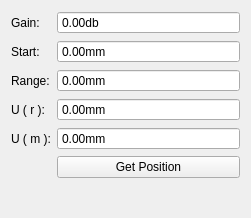
<?xml version="1.0" encoding="UTF-8"?>
<ui version="4.0">
 <class>TOFDPropertiesWidget</class>
 <widget class="QWidget" name="TOFDPropertiesWidget">
  <property name="geometry">
   <rect>
    <x>0</x>
    <y>0</y>
    <width>251</width>
    <height>218</height>
   </rect>
  </property>
  <property name="windowTitle">
   <string>Form</string>
  </property>
  <layout class="QFormLayout" name="formLayout">
   <item row="0" column="0">
    <widget class="QLabel" name="gainLabel">
     <property name="text">
      <string>Gain:</string>
     </property>
    </widget>
   </item>
   <item row="0" column="1">
    <widget class="QDoubleSpinBox" name="gainDoubleSpinBox">
     <property name="sizePolicy">
      <sizepolicy hsizetype="Expanding" vsizetype="Fixed">
       <horstretch>0</horstretch>
       <verstretch>0</verstretch>
      </sizepolicy>
     </property>
     <property name="buttonSymbols">
      <enum>QAbstractSpinBox::NoButtons</enum>
     </property>
     <property name="suffix">
      <string>db</string>
     </property>
    </widget>
   </item>
   <item row="1" column="0">
    <widget class="QLabel" name="startLlabel">
     <property name="text">
      <string>Start:</string>
     </property>
    </widget>
   </item>
   <item row="1" column="1">
    <widget class="QDoubleSpinBox" name="startDoubleSpinBox">
     <property name="sizePolicy">
      <sizepolicy hsizetype="Expanding" vsizetype="Fixed">
       <horstretch>0</horstretch>
       <verstretch>0</verstretch>
      </sizepolicy>
     </property>
     <property name="buttonSymbols">
      <enum>QAbstractSpinBox::NoButtons</enum>
     </property>
     <property name="suffix">
      <string>mm</string>
     </property>
    </widget>
   </item>
   <item row="2" column="0">
    <widget class="QLabel" name="rangeLabel">
     <property name="text">
      <string>Range:</string>
     </property>
    </widget>
   </item>
   <item row="2" column="1">
    <widget class="QDoubleSpinBox" name="rangeDoubleSpinBox">
     <property name="sizePolicy">
      <sizepolicy hsizetype="Expanding" vsizetype="Fixed">
       <horstretch>0</horstretch>
       <verstretch>0</verstretch>
      </sizepolicy>
     </property>
     <property name="buttonSymbols">
      <enum>QAbstractSpinBox::NoButtons</enum>
     </property>
     <property name="suffix">
      <string>mm</string>
     </property>
    </widget>
   </item>
   <item row="3" column="0">
    <widget class="QLabel" name="urLabel">
     <property name="text">
      <string>U ( r ):</string>
     </property>
    </widget>
   </item>
   <item row="3" column="1">
    <widget class="QDoubleSpinBox" name="urDoubleSpinBox">
     <property name="sizePolicy">
      <sizepolicy hsizetype="Expanding" vsizetype="Fixed">
       <horstretch>0</horstretch>
       <verstretch>0</verstretch>
      </sizepolicy>
     </property>
     <property name="buttonSymbols">
      <enum>QAbstractSpinBox::NoButtons</enum>
     </property>
     <property name="suffix">
      <string>mm</string>
     </property>
    </widget>
   </item>
   <item row="4" column="0">
    <widget class="QLabel" name="umLabel">
     <property name="text">
      <string>U ( m ):</string>
     </property>
    </widget>
   </item>
   <item row="4" column="1">
    <widget class="QDoubleSpinBox" name="umDoubleSpinBox">
     <property name="sizePolicy">
      <sizepolicy hsizetype="Expanding" vsizetype="Fixed">
       <horstretch>0</horstretch>
       <verstretch>0</verstretch>
      </sizepolicy>
     </property>
     <property name="buttonSymbols">
      <enum>QAbstractSpinBox::NoButtons</enum>
     </property>
     <property name="suffix">
      <string>mm</string>
     </property>
    </widget>
   </item>
   <item row="5" column="1">
    <widget class="QPushButton" name="getPositionBtn">
     <property name="sizePolicy">
      <sizepolicy hsizetype="Expanding" vsizetype="Fixed">
       <horstretch>0</horstretch>
       <verstretch>0</verstretch>
      </sizepolicy>
     </property>
     <property name="text">
      <string>Get Position</string>
     </property>
    </widget>
   </item>
  </layout>
 </widget>
 <resources/>
 <connections/>
</ui>
